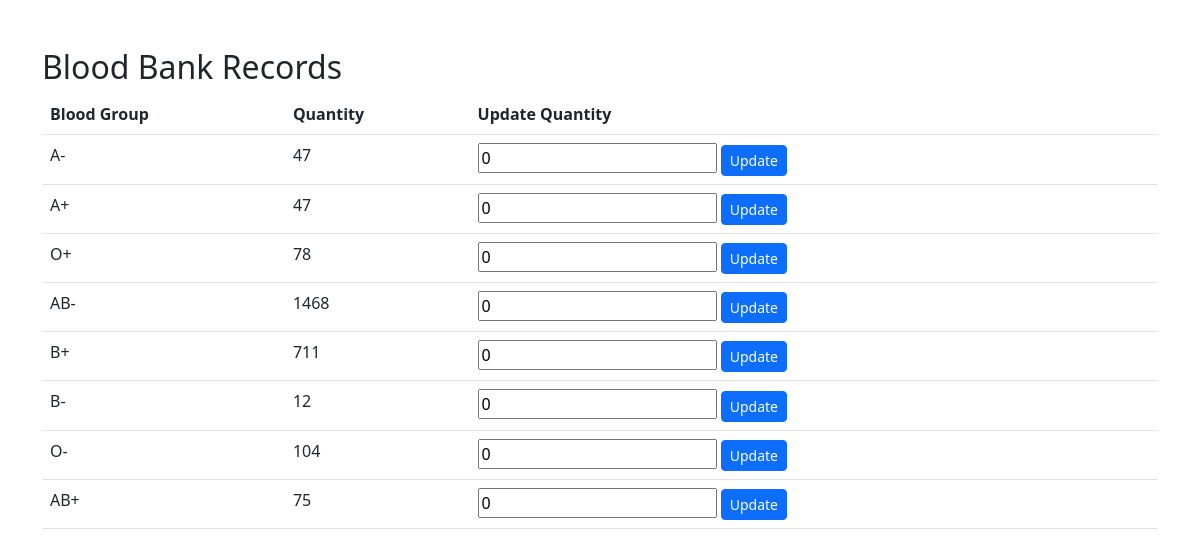
Page /dashboard/admin/blood_bank.php on the committed database.
### tables this page shows
CREATE TABLE `blood_bank` (
  `id` int(11) NOT NULL,
  `blood_group` varchar(4) NOT NULL,
  `quantity` int(11) NOT NULL
);

### dashboard/admin/blood_bank.php (the view, shortened to what this page needs)
<?php
require_once "../../config/db.php";
$selectQuery = "SELECT * FROM blood_bank";
$result = mysqli_query($connection, $selectQuery);
$rows = [];
if ($result) {
    while ($row = mysqli_fetch_assoc($result)) {
        $rows[] = $row;
    }
}
?>
<!DOCTYPE html>
<html lang="en">
<head>
    <link rel="stylesheet" href="https://cdn.jsdelivr.net/npm/bootstrap@5.3.0/dist/css/bootstrap.min.css">
</head>
<body>
    <div class="container mt-5">
        <h2 class="mt-3">Blood Bank Records</h2>
        <table class="table">
            <thead>
                <tr>
                    <th>Blood Group</th>
                    <th>Quantity</th>
                    <th>Update Quantity</th>
                </tr>
            </thead>
            <tbody>
                <?php foreach ($rows as $row): ?>
                    <tr>
                        <td><?php echo $row['blood_group']; ?></td>
                        <td><?php echo $row['quantity']; ?></td>
                        <td>
                            <form method="post">
                                <input type="number" name="update_quantity" value="0">
                                <button type="submit" class="btn btn-sm btn-primary">Update</button>
                            </form>
                        </td>
                    </tr>
                <?php endforeach; ?>
            </tbody>
        </table>
    </div>
</body>
</html>

### rows in the picture
blood_bank: blood_group "A-", quantity "47"
blood_bank: blood_group "A+", quantity "47"
blood_bank: blood_group "O+", quantity "78"
blood_bank: blood_group "AB-", quantity "1468"
blood_bank: blood_group "B+", quantity "711"
blood_bank: blood_group "B-", quantity "12"
blood_bank: blood_group "O-", quantity "104"
blood_bank: blood_group "AB+", quantity "75"
